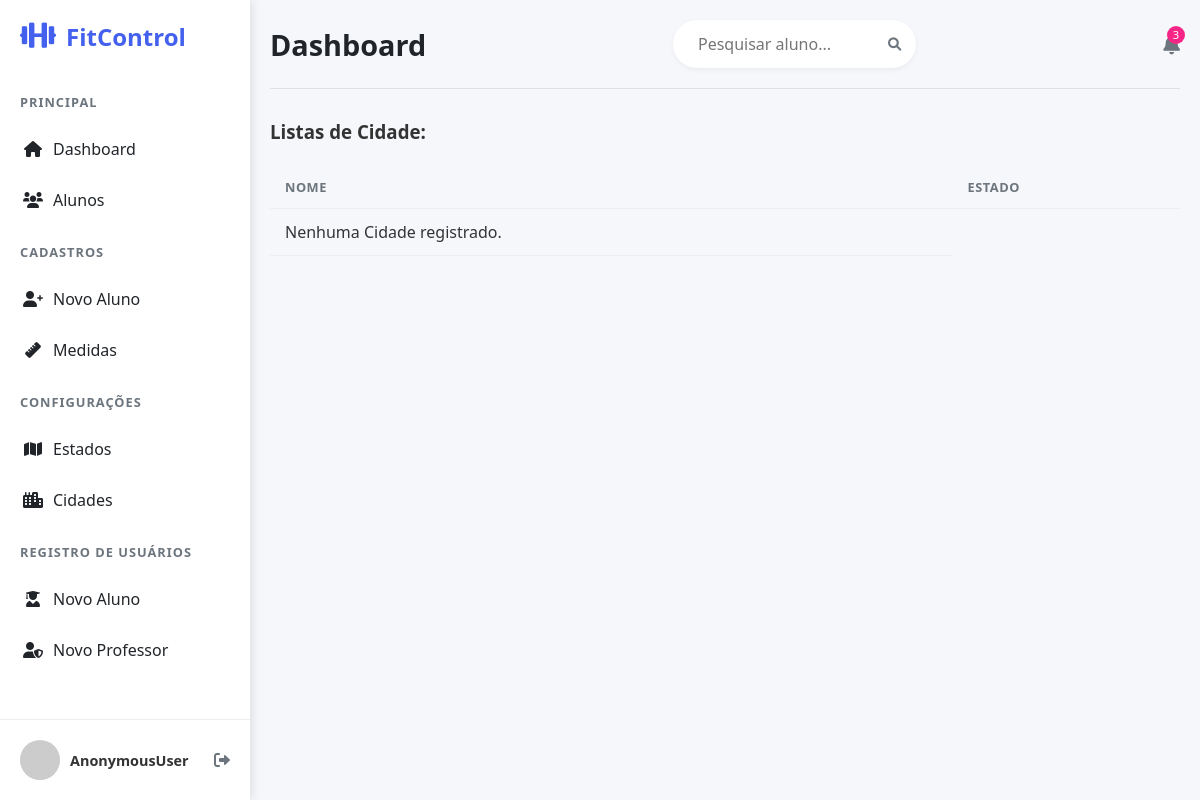
Before: /listar/cidade/ with the older database file.
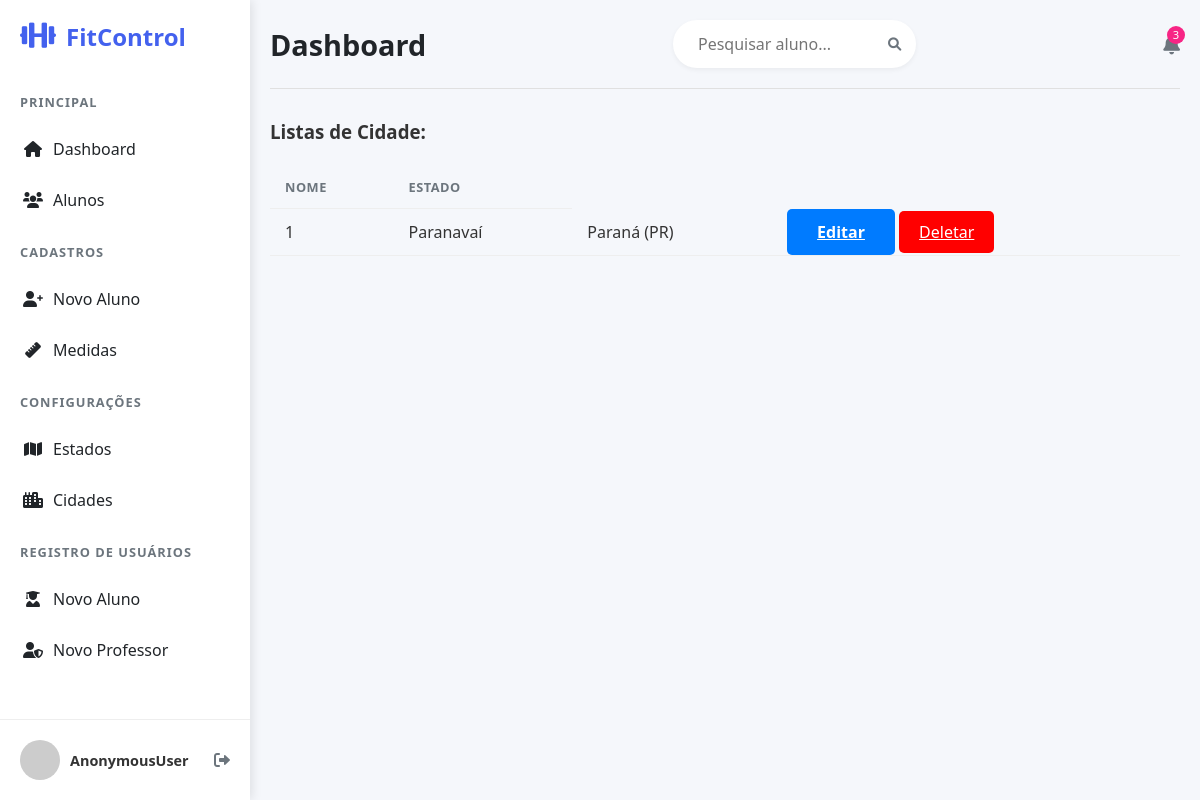
After: the same page with the newer database file.
### usuarios/models.py (models this page shows, shortened)
class Cidade(models.Model):
    nome = models.CharField(max_length=30, verbose_name="Nome da Cidade")
    estado = models.ForeignKey(Estado, on_delete=models.PROTECT, verbose_name="Estado")

class Estado(models.Model):
    nome = models.CharField(max_length=30, verbose_name="Nome do Estado")
    sigla = models.CharField(max_length=2, verbose_name="Sigla do Estado")
    def __str__(self):
        return f'{self.nome} ({self.sigla})'

### usuarios/views.py (the view)
# urls.py: path('listar/cidade/', CidadeList.as_view(), name='listar_cidade'),
class CidadeList(ListView):
    model = Cidade
    template_name = 'cadastros/listas/cidade.html'

### usuarios/templates/cadastros/listas/cidade.html (shortened to what this page needs)
{% extends 'paginas/modelo.html' %}
{% load static %}
{% block conteudo %}
<h3>Listas de Cidade:</h3>
<br>
<div>
    <table class= "table table-striped">
        <tr>
            <th>Nome</th>
            <th>Estado</th>
        </tr>
        {% for cidade in object_list%}
        <tr>
            <td>{{ cidade.id }}</td>
            <td>{{ cidade.nome }}</td>
            <td>{{ cidade.estado }}</td>
            <td>
                <a class="btn btn-primary" href="{% url 'editar_cidade' cidade.id %}" title="Editar">Editar</a>
                <a class="btn-danger" href="{% url 'excluir_cidade' cidade.id %}" title="Excluir">Deletar</a>
            </td>
        </tr>
        {% empty %}
        <tr>
            <td>Nenhuma Cidade registrado.</td>
        </tr>
        {% endfor %}
</table>
</div>
{% endblock%}

Changed rows visible on the page:
added Cidade: id "1", nome "Paranavaí", estado "Paraná (PR)"
Other visible differences:
text no longer shown: "Nenhuma Cidade registrado."
